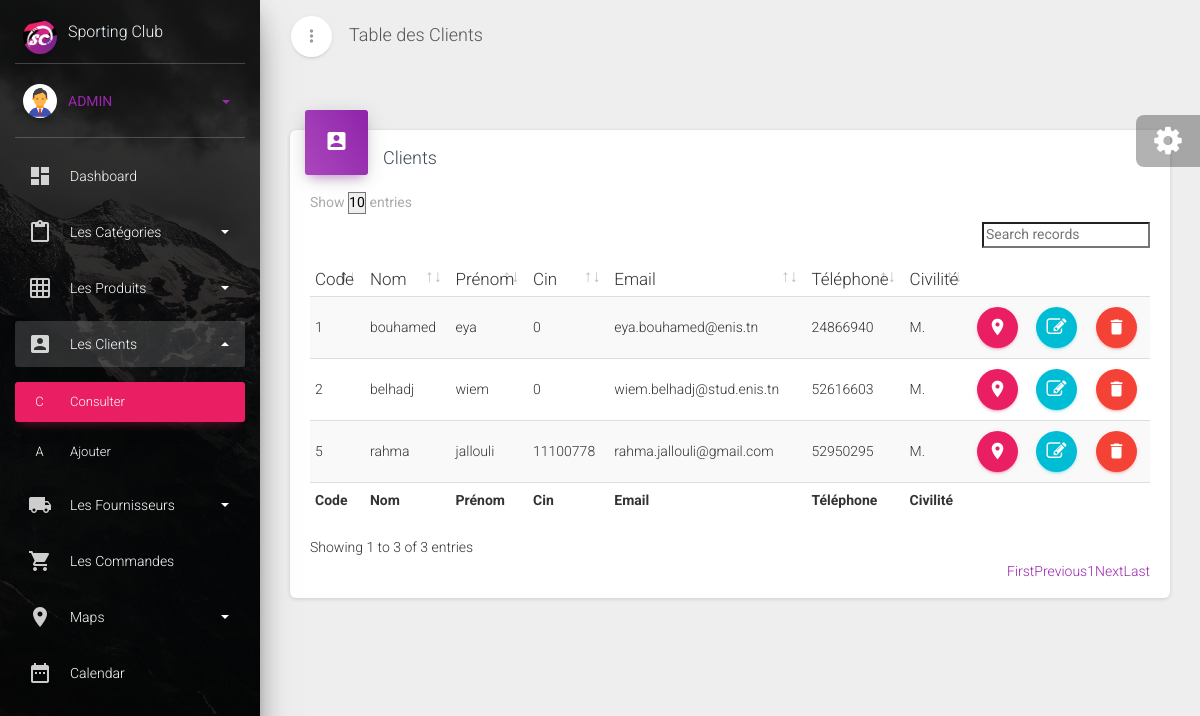
/sportingclub/admin/demos.creative-tim.com/material-dashboard-pro/examples/Clients/ConsulterClients.php (signed in), run on the app's committed database.
### tables this page shows
CREATE TABLE IF NOT EXISTS `client` (
  `id` int(11) NOT NULL AUTO_INCREMENT,
  `firstname` varchar(255) NOT NULL,
  `lastname` varchar(255) NOT NULL,
  `cin` int(8) NOT NULL,
  `email` varchar(255) NOT NULL,
  `passwd` varchar(255) NOT NULL,
  `phone` int(11) NOT NULL,
  `company` varchar(255) DEFAULT NULL,
  `country` varchar(255) NOT NULL,
  `address1` varchar(255) NOT NULL,
  `address2` varchar(255) NOT NULL,
  `city` varchar(255) NOT NULL,
  `zipcode` int(11) NOT NULL,
  `title` varchar(255) NOT NULL,
  PRIMARY KEY (`id`),
  UNIQUE KEY `email` (`email`),
  UNIQUE KEY `phone` (`phone`)
);

### sportingclub/admin/demos.creative-tim.com/material-dashboard-pro/examples/Clients/ConsulterClients.php (the view, shortened to what this page needs)
<!DOCTYPE html>
<html lang="en">
<head>
  <link rel="stylesheet" href="../../../../maxcdn.bootstrapcdn.com/font-awesome/latest/css/font-awesome.min.css">
  <link href="../../assets/css/material-dashboard.minf066.css?v=2.1.0" rel="stylesheet" />
  <link href="../../assets/demo/demo.css" rel="stylesheet" />
</head>
<body class="">
  <div class="wrapper ">
    <div class="sidebar" data-color="rose" data-background-color="black" data-image="../../assets/img/sidebar-1.jpg">
      <div class="sidebar-wrapper">
        <div class="user">
          <div class="photo">
            <img src="../../assets/img/sporting.jpg" />
          </div>
          <div class="user-info">
              <span  class="username" style="color: aliceblue; ">
                  Sporting Club
               </span>
          </div>
        </div>
          <div class="user">
              <div class="photo">
                  <img src="../../assets/img/faces/admin.png" />
              </div>
              <div class="user-info">
                  <a data-toggle="collapse" href="#collapseExample" class="username">
              <span class="btn-link btn-info" title="Cliquez ici" style="text-decoration: none;">
                <?php echo strtoupper($_SESSION['username']); ?>
                <b class="caret"></b>
              </span>
                  </a>
              </div>
          </div>
          <ul class="nav">
              <li class="nav-item ">
                  <a class="nav-link" href="../Dashboard.php">
              <i class="material-icons">dashboard</i>
              <p> Dashboard </p>
            </a>
          </li>
          <li class="nav-item " >
            <a class="nav-link" data-toggle="collapse" href="#formsExamples">
              <i class="material-icons">content_paste</i>
              <p> Les catégories
                <b class="caret"></b>
              </p>
            </a>
          </li>
          <li class="nav-item ">
            <a class="nav-link" data-toggle="collapse" href="#tablesExamples">
              <i class="material-icons">grid_on</i>
              <p> Les produits
                <b class="caret"></b>
              </p>
            </a>
          </li>
          <li class="nav-item active ">
            <a class="nav-link" data-toggle="collapse" href="#Clients" aria-expanded="true">
              <i class="material-icons">account_box</i>
              <p> Les Clients
                <b class="caret"></b>
              </p>
            </a>
            <div class="collapse show" id="Clients">
              <ul class="nav">
                <li class="nav-item active">
                  <a class="nav-link" href="ConsulterClients.php">
                    <span class="sidebar-mini"> C </span>
                    <span class="sidebar-normal"> Consulter </span>
                  </a>
                </li>
                <li class="nav-item ">
                  <a class="nav-link" href="AjouterClients.php">
                    <span class="sidebar-mini"> A </span>
                    <span class="sidebar-normal"> Ajouter </span>
                  </a>
                </li>
              </ul>
            </div>
          </li>
          <li class="nav-item ">
            <a class="nav-link" data-toggle="collapse" href="#fournisseurs">
              <i class="material-icons">local_shipping</i>
              <p> Les Fournisseurs
                <b class="caret"></b>
              </p>
            </a>
          </li>
          <li class="nav-item ">
            <a class="nav-link" href="../Commandes/ConsulterCommandes.php">
              <i class="material-icons">local_grocery_store</i>
              <p> Les commandes </p>
            </a>
          </li>
          <li class="nav-item ">
            <a class="nav-link" data-toggle="collapse" href="#mapsExamples">
              <i class="material-icons">place</i>
              <p> Maps
                <b class="caret"></b>
              </p>
            </a>
          </li>
          <li class="nav-item ">
            <a class="nav-link" href="../Calendar.php">
              <i class="material-icons">date_range</i>
              <p> Calendar </p>
            </a>
          </li>
        </ul>
      </div>
    </div>
    <div class="main-panel">
      <nav class="navbar navbar-expand-lg navbar-transparent navbar-absolute fixed-top ">
        <div class="container-fluid">
          <div class="navbar-wrapper">
            <div class="navbar-minimize">
              <button id="minimizeSidebar" class="btn btn-just-icon btn-white btn-fab btn-round">
                <i class="material-icons text_align-center visible-on-sidebar-regular">more_vert</i>
              </button>
            </div>
            <a class="navbar-brand" href="#pablo">Table des Clients</a>
          </div>
        </div>
      </nav>
      <div class="content">
        <div class="container-fluid">
          <div class="row">
            <div class="col-md-12">
              <div class="card">
                <div class="card-header card-header-primary card-header-icon">
                  <div class="card-icon">
                    <i class="material-icons">account_box</i>
                  </div>
                  <h4 class="card-title">Clients</h4>
                </div>
                <div class="card-body">
                  <div class="material-datatables">
                    <table id="datatables" class="table table-striped table-no-bordered table-hover" cellspacing="0" width="100%" style="width:100%">
                                    <thead>
                                      <tr>
                                        <th>Code</th>
                                        <th>Nom</th>
                                        <th>Prénom</th>
                                        <th>Cin</th>
                                        <th>Email</th>
                                        <th>Téléphone</th>
                                        <th>Civilité</th>
                                        <th class="disabled-sorting "></th>
                                        <th class="disabled-sorting "></th>
                                        <th class="disabled-sorting "></th>
                                      </tr>
                                    </thead>
                                    <tfoot>
                                      <tr>
                                        <th>Code</th>
                                        <th>Nom</th>
                                        <th>Prénom</th>
                                        <th>Cin</th>
                                        <th>Email</th>
                                        <th>Téléphone</th>
                                        <th>Civilité</th>
                                        <th ></th>
                                        <th ></th>
                                        <th ></th>
                                      </tr>
                                    </tfoot>
                                    <tbody>
                                    <?php
                    $idcom = new mysqli("localhost","root","","Sportingclub");
                    mysqli_set_charset($idcom, "utf8");
                    $req = $idcom->prepare("SELECT id,firstname,lastname,cin,email,phone,company,country,address1,address2,city,zipcode,title FROM client ");
                    $req->execute();
                    $req->bind_result($id,$nom,$prenom,$cin,$email,$phone,$company,$country,$address1,$address2,$city,$zipcode,$title);
                    while ($req->fetch()) {
                            echo'
                                  <tr>
                                      <td>'.$id.'</td>
                                      <td>'.$nom.'</td>
                                      <td>'.$prenom.'</td>
                                      <td>'.$cin.'</td>
                                      <td>'.$email.'</td>
                                      <td>'.$phone.'</td>
                                      <td>'.$title.'</td>
                                      <td>
                                        <form id="'.$id.'">
                                         <button type="button" title="Adresse" class="btn btn-just-icon btn-round btn-rose"><i class="material-icons">room</i></button>
                                        </form>
                                      </td>
                                      <td>
                                      <form id="editer'.$id.'" action="EditerClients.php" method="POST">
                                       <input type="text" class="form-control"  name="id" value="'.$id.'" style="display:none;">
                                       <button type="submit" title="Editer les coordonnées" name="editer" class="btn btn-just-icon btn-round btn-info">
                                        <i class="fa fa-edit"></i>
                                       </button>
                                      </form>
                                      </td>
                                      <td>
                                      <form id="delete'.$id.'" action="supprimerClients.php" method="POST" onsubmit=" return confirm(\'voulez-vous vraiment supprimer ce client ?\') ">
                                       <input type="text" class="form-control"  name="id" value="'.$id.'" style="display:none;">
                                       <button type="submit" title="Supprimer le client"  class="btn btn-just-icon btn-round btn-danger">
                                        <i class="material-icons">delete</i>
                                       </button>
                                      </form>
                                      </td>
                                  </tr>';
                                  }
                    echo '</tbody>
                          </table>';
                  ?>
                  </div>
                </div>
              </div>
            </div>
          </div>
        </div>
      </div>
      <div class="fixed-plugin">
        <div class="dropdown show-dropdown">
          <a href="#" data-toggle="dropdown">
            <i class="fa fa-cog fa-2x"> </i>
          </a>
        </div>
      </div>
    </div>
  </div>
</body>
</html>

### data on the page
client: id "1", firstname "bouhamed", lastname "eya", cin "0", email "eya.bouhamed@enis.tn", phone "24866940", title "M."
client: id "2", firstname "belhadj", lastname "wiem", cin "0", email "wiem.belhadj@stud.enis.tn", phone "52616603", title "M."
client: id "5", firstname "rahma", lastname "jallouli", cin "11100778", email "rahma.jallouli@gmail.com", phone "52950295", title "M."

### other printed values
$_SESSION['username'] "ADMIN"
